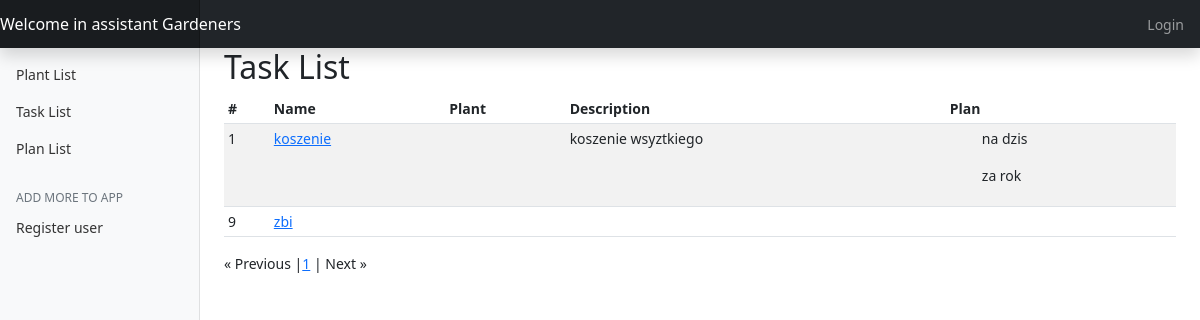
The app's page /task_list, older data.
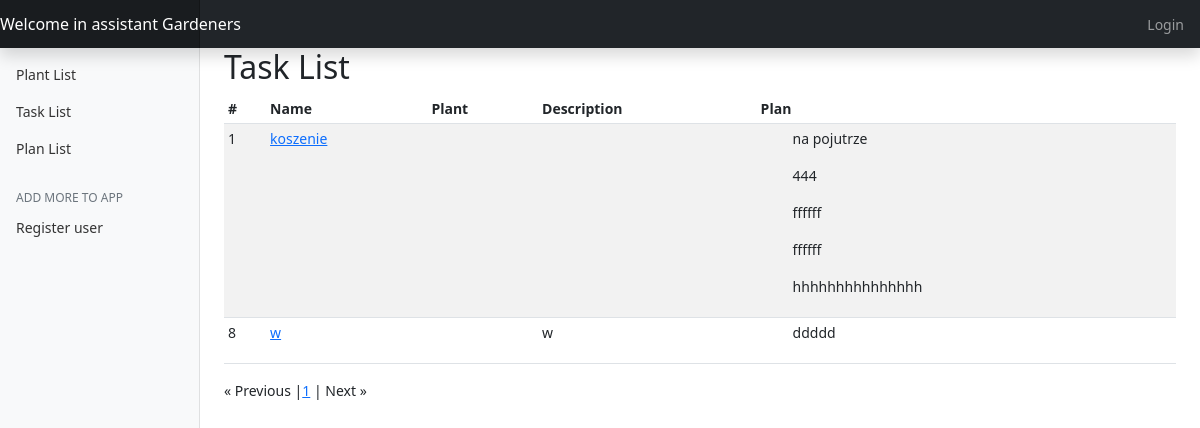
The same page, newer data.
### garden_app/models.py (models this page shows, shortened)
class Task(models.Model):
    name = models.CharField(max_length=60)
    description = models.TextField(blank=True, null=True)
    plant = models.ForeignKey(Plant, default=None, null=True, blank=True, on_delete=models.CASCADE)
    plan = models.ManyToManyField(PlanOfWork, blank=True)

class PlanOfWork(models.Model):
    name = models.CharField(max_length=60)
    description = models.TextField(blank=True, null=True)
    created = models.DateField(auto_now=True)
    date = models.DateField(default=date.today)

### garden_app/views.py (the view)
# urls.py: path("task_list", views.TaskListView.as_view(), name="task_list"),
class TaskListView(View):
    def get(self, request):
        task_list = Task.objects.all().order_by('plant')
        paginator = Paginator(task_list, 10)
        page = request.GET.get('page')
        tasks = paginator.get_page(page)
        return render(request, "task_list.html", {"tasks": tasks})

### templates/task_list.html (shortened to what this page needs)
{% extends 'base.html' %}
{% load static %}
{% block table %}
    <main role="main" class="col-md-9 ml-sm-auto col-lg-10 px-4">
    <h2>Task List</h2>
      <div class="table-responsive">
        <table class="table table-striped table-sm">
          <thead>
            <tr>
              <th>#</th>
              <th>Name</th>
              <th>Plant</th>
              <th>Description</th>
              <th>Plan</th>
            </tr>
          </thead>
          <tbody>
          {% for task in tasks %}
            <tr>
              <td>{{ task.id }}</td>
                <td><a href="/task_view/{{ task.id }}" class="">{{ task.name }}</a></td>
              <td>{{ task.plant.name }}</td>
              <td>{{ task.description }}</td>
                <td>
                    {% for plan in task.plan.all %}
                    <ol>{{ plan.name }}</ol>
                    {% endfor %}
                </td>
            </tr>
          {% endfor %}
          </tbody>
        </table>
      </div>
  <div class="dashboard-menu">
    <span class="step-links">
        {% if tasks.has_previous %}
            <a href="?page=1">&laquo; First page </a>
            <a href="?page={{ tasks.previous_page_number }}">&laquo; Previous</a>
            {% elif tasks.has_previous == False %}
                        &laquo; Previous
        {% endif %}
        <span class="color-header text-uppercase">
        {% for page in tasks.paginator.page_range %}
        |<a href="?page={{ page }}">{{ page }}</a>
        {% endfor %}|
        </span>
        {% if tasks.has_next %}
            <a href="?page={{ tasks.next_page_number }}">Next &raquo;</a>
        {% elif tasks.has_next == False %}
        Next &raquo;
        {% endif %}
    </span>
  </div>
    </div>
{% endblock %}

Row changes from the older to the newer data that the page shows:
removed PlanOfWork: name "za rok", shown under Task "koszenie"
removed Task: id "9", name "zbi"
changed Task "koszenie": loses PlanOfWork (name "na dzis"); gains PlanOfWork (name "444"); gains PlanOfWork (name "ffffff"); gains PlanOfWork (name "hhhhhhhhhhhhhhh"); description "koszenie wsyztkiego" → (not shown)
added PlanOfWork: name "na pojutrze", shown under Task "koszenie"
added Task: id "8", name "w", description "w"
now on this page (row unchanged): PlanOfWork: name "ddddd", shown under "8"
